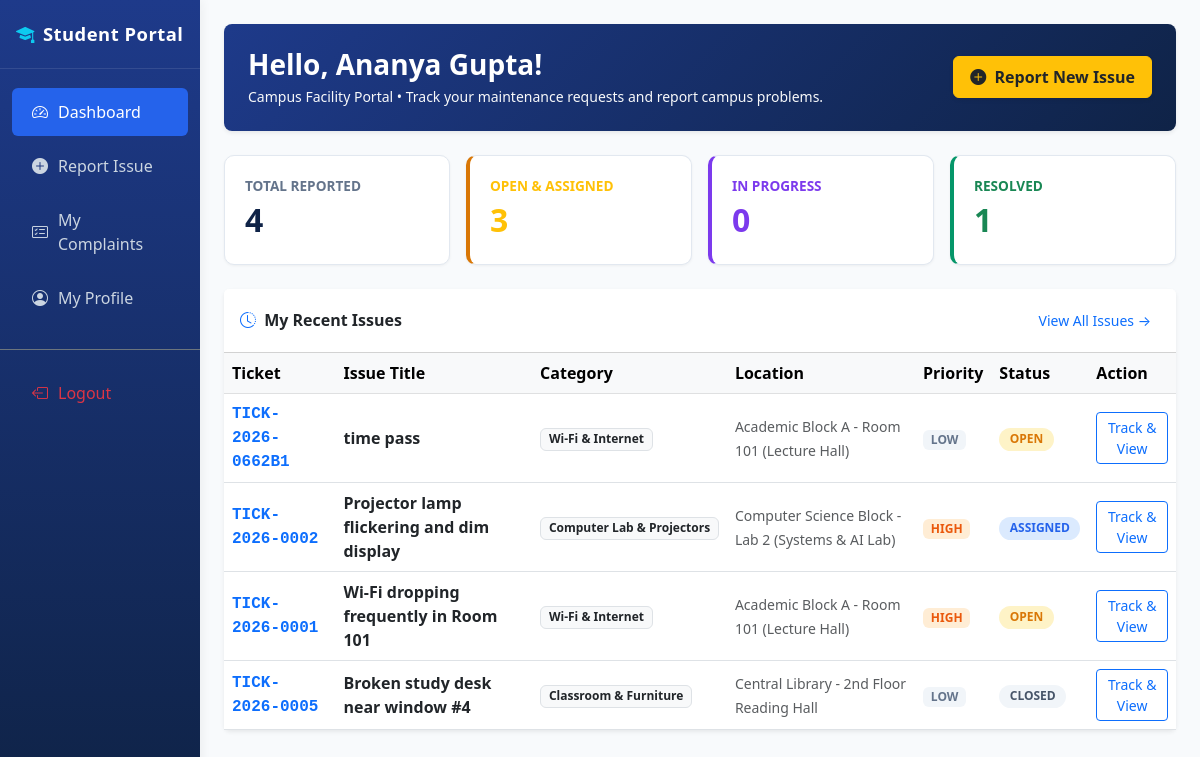
The app's page /student-portal/dashboard.php (signed in) with its own data.
### tables this page shows
CREATE TABLE `tickets` (
  `id` int(10) UNSIGNED NOT NULL,
  `ticket_code` varchar(30) NOT NULL,
  `reporter_id` int(10) UNSIGNED NOT NULL,
  `category_id` int(10) UNSIGNED NOT NULL,
  `location_id` int(10) UNSIGNED NOT NULL,
  `title` varchar(200) NOT NULL,
  `description` text NOT NULL,
  `photo_path` varchar(255) DEFAULT NULL,
  `priority` enum('LOW','MEDIUM','HIGH','CRITICAL') NOT NULL DEFAULT 'MEDIUM',
  `status` enum('OPEN','ASSIGNED','IN_PROGRESS','RESOLVED','CLOSED') NOT NULL DEFAULT 'OPEN',
  `assigned_to` int(10) UNSIGNED DEFAULT NULL,
  `created_at` timestamp NOT NULL DEFAULT current_timestamp(),
  `due_at` datetime DEFAULT NULL,
  `resolved_at` datetime DEFAULT NULL
);

CREATE TABLE `categories` (
  `id` int(10) UNSIGNED NOT NULL,
  `name` varchar(100) NOT NULL,
  `description` text DEFAULT NULL,
  `default_priority` enum('LOW','MEDIUM','HIGH','CRITICAL') NOT NULL DEFAULT 'MEDIUM',
  `created_at` timestamp NOT NULL DEFAULT current_timestamp()
);

CREATE TABLE `locations` (
  `id` int(10) UNSIGNED NOT NULL,
  `building` varchar(100) NOT NULL,
  `room` varchar(50) NOT NULL,
  `qr_code_token` varchar(64) NOT NULL,
  `created_at` timestamp NOT NULL DEFAULT current_timestamp()
);

### student-portal/dashboard.php (the view, shortened to what this page needs)
<?php
$pdo = Database::getConnection();
$studentId = (int)$_SESSION['student']['id'];
$kpiStmt = $pdo->prepare("
    SELECT
        COUNT(*) AS total,
        SUM(CASE WHEN status = 'OPEN' THEN 1 ELSE 0 END) AS count_open,
        SUM(CASE WHEN status = 'ASSIGNED' THEN 1 ELSE 0 END) AS count_assigned,
        SUM(CASE WHEN status = 'IN_PROGRESS' THEN 1 ELSE 0 END) AS count_in_progress,
        SUM(CASE WHEN status = 'RESOLVED' THEN 1 ELSE 0 END) AS count_resolved,
        SUM(CASE WHEN status = 'CLOSED' THEN 1 ELSE 0 END) AS count_closed
    FROM tickets
    WHERE reporter_id = ?
");
$kpiStmt->execute([$studentId]);
$kpi = $kpiStmt->fetch();
$recentStmt = $pdo->prepare("
    SELECT
        t.id, t.ticket_code, t.title, t.priority, t.status, t.created_at,
        c.name AS category_name,
        l.building, l.room,
        tech.name AS technician_name
    FROM tickets t
    JOIN categories c ON t.category_id = c.id
    JOIN locations l ON t.location_id = l.id
    LEFT JOIN users tech ON t.assigned_to = tech.id
    WHERE t.reporter_id = ?
    ORDER BY t.created_at DESC
    LIMIT 5
");
$recentStmt->execute([$studentId]);
$recentTickets = $recentStmt->fetchAll();
?>
<!DOCTYPE html>
<html lang="en">
<head>
    <link href="https://cdn.jsdelivr.net/npm/bootstrap@5.3.0/dist/css/bootstrap.min.css" rel="stylesheet">
    <link rel="stylesheet" href="https://cdn.jsdelivr.net/npm/bootstrap-icons@1.11.0/font/bootstrap-icons.css">
    <link rel="stylesheet" href="css/style.css">
</head>
<body>
<div class="container-fluid">
    <div class="row">
        <nav class="col-md-3 col-lg-2 d-md-block sidebar p-0">
            <div class="brand-title text-center text-md-start px-3">
                <i class="bi bi-mortarboard-fill text-info me-2"></i>Student Portal
            </div>
            <div class="pt-3">
                <ul class="nav flex-column">
                    <li class="nav-item">
                        <a class="nav-link active" href="dashboard.php">
                            <i class="bi bi-speedometer2"></i> Dashboard
                        </a>
                    </li>
                    <li class="nav-item">
                        <a class="nav-link" href="new_complaint.php">
                            <i class="bi bi-plus-circle-fill"></i> Report Issue
                        </a>
                    </li>
                    <li class="nav-item">
                        <a class="nav-link" href="my_complaints.php">
                            <i class="bi bi-card-checklist"></i> My Complaints
                        </a>
                    </li>
                    <li class="nav-item">
                        <a class="nav-link" href="profile.php">
                            <i class="bi bi-person-circle"></i> My Profile
                        </a>
                    </li>
                    <li class="nav-item mt-4 border-top border-secondary pt-3">
                        <a class="nav-link text-danger" href="logout.php">
                            <i class="bi bi-box-arrow-left"></i> Logout
                        </a>
                    </li>
                </ul>
            </div>
        </nav>
        <main class="col-md-9 ms-sm-auto col-lg-10 px-md-4 py-4">
            <div class="card border-0 shadow-sm p-4 mb-4 rounded-3 text-white" style="background: linear-gradient(135deg, #1e3a8a 0%, #0f2347 100%);">
                <div class="d-flex justify-content-between align-items-center flex-wrap gap-3">
                    <div>
                        <h2 class="h3 fw-bold mb-1">Hello, <?= htmlspecialchars($_SESSION['student']['name']) ?>!</h2>
                        <p class="mb-0 text-light small">
                            Campus Facility Portal &bull; Track your maintenance requests and report campus problems.
                        </p>
                    </div>
                    <div>
                        <a href="new_complaint.php" class="btn btn-warning fw-bold text-dark px-3 py-2 shadow-sm">
                            <i class="bi bi-plus-circle-fill me-1"></i> Report New Issue
                        </a>
                    </div>
                </div>
            </div>
            <div class="row g-3 mb-4">
                <div class="col-6 col-md-3">
                    <div class="kpi-card">
                        <div class="kpi-label">Total Reported</div>
                        <div class="kpi-num"><?= (int)$kpi['total'] ?></div>
                    </div>
                </div>
                <div class="col-6 col-md-3">
                    <div class="kpi-card border-open">
                        <div class="kpi-label text-warning">Open &amp; Assigned</div>
                        <div class="kpi-num text-warning"><?= (int)$kpi['count_open'] + (int)$kpi['count_assigned'] ?></div>
                    </div>
                </div>
                <div class="col-6 col-md-3">
                    <div class="kpi-card border-progress">
                        <div class="kpi-label text-purple" style="color: #7c3aed;">In Progress</div>
                        <div class="kpi-num" style="color: #7c3aed;"><?= (int)$kpi['count_in_progress'] ?></div>
                    </div>
                </div>
                <div class="col-6 col-md-3">
                    <div class="kpi-card border-resolved">
                        <div class="kpi-label text-success">Resolved</div>
                        <div class="kpi-num text-success"><?= (int)$kpi['count_resolved'] + (int)$kpi['count_closed'] ?></div>
                    </div>
                </div>
            </div>
            <div class="card shadow-sm border-0">
                <div class="card-header bg-white py-3 d-flex justify-content-between align-items-center">
                    <h6 class="mb-0 fw-bold"><i class="bi bi-clock-history me-1 text-primary"></i> My Recent Issues</h6>
                    <a href="my_complaints.php" class="btn btn-sm btn-link text-decoration-none">View All Issues &rarr;</a>
                </div>
                <div class="table-responsive">
                    <table class="table table-hover align-middle mb-0">
                        <thead class="table-light">
                            <tr>
                                <th>Ticket</th>
                                <th>Issue Title</th>
                                <th>Category</th>
                                <th>Location</th>
                                <th>Priority</th>
                                <th>Status</th>
                                <th>Action</th>
                            </tr>
                        </thead>
                        <tbody>
                            <?php if (empty($recentTickets)): ?>
                                <tr>
                                    <td colspan="7" class="text-center py-4 text-muted">
                                        You have not submitted any complaints yet.
                                        <a href="new_complaint.php" class="d-block mt-1">Submit your first issue now &rarr;</a>
                                    </td>
                                </tr>
                            <?php else: ?>
                                <?php foreach ($recentTickets as $t): ?>
                                    <tr>
                                        <td class="fw-bold font-monospace text-primary"><?= htmlspecialchars($t['ticket_code']) ?></td>
                                        <td class="fw-semibold"><?= htmlspecialchars($t['title']) ?></td>
                                        <td><span class="badge bg-light text-dark border"><?= htmlspecialchars($t['category_name']) ?></span></td>
                                        <td><small class="text-muted"><?= htmlspecialchars($t['building']) ?> - <?= htmlspecialchars($t['room']) ?></small></td>
                                        <td><span class="badge badge-priority-<?= $t['priority'] ?>"><?= $t['priority'] ?></span></td>
                                        <td><span class="badge badge-status badge-<?= $t['status'] ?>"><?= str_replace('_', ' ', $t['status']) ?></span></td>
                                        <td>
                                            <a href="complaint_details.php?id=<?= $t['id'] ?>" class="btn btn-sm btn-outline-primary">
                                                Track &amp; View
                                            </a>
                                        </td>
                                    </tr>
                                <?php endforeach; ?>
                            <?php endif; ?>
                        </tbody>
                    </table>
                </div>
            </div>
        </main>
    </div>
</div>
</body>
</html>

### student-portal/css/style.css (style rules this page uses)
:root { --primary-navy: #0f2347; --primary-navy-dark: #0a1832; --secondary-blue: #2563eb; --accent-blue: #3b82f6; --bg-light: #f8fafc; --card-bg: #ffffff; --text-primary: #1e293b; --text-muted: #64748b; --border-color: #e2e8f0; --status-open: #d97706; --status-open-bg: #fef3c7; --status-assigned: #2563eb; --status-assigned-bg: #dbeafe; --status-inprogress: #7c3aed; --status-inprogress-bg: #ede9fe; --status-resolved: #059669; --status-resolved-bg: #d1fae5; --status-closed: #475569; --status-closed-bg: #f1f5f9; }
body { font-family: 'Segoe UI', system-ui, -apple-system, sans-serif; background-color: var(--bg-light); color: var(--text-primary); min-height: 100vh; }
.sidebar { background: linear-gradient(180deg, #1e3a8a 0%, #0f2347 100%); min-height: 100vh; box-shadow: 2px 0 10px rgba(0, 0, 0, 0.05); }
.sidebar .brand-title { color: #ffffff; font-weight: 700; font-size: 1.15rem; letter-spacing: 0.5px; padding: 1.25rem 1rem; border-bottom: 1px solid rgba(255, 255, 255, 0.1); }
.sidebar .nav-link { color: #cbd5e1; font-weight: 500; padding: 0.75rem 1.25rem; border-radius: 6px; margin: 3px 12px; transition: all 0.2s ease-in-out; display: flex; align-items: center; gap: 10px; }
.sidebar .nav-link:hover, .sidebar .nav-link.active { color: #ffffff; background-color: rgba(255, 255, 255, 0.12); }
.sidebar .nav-link.active { background-color: var(--secondary-blue); }
.kpi-card { background: #ffffff; border: 1px solid var(--border-color); border-radius: 10px; padding: 1.25rem; box-shadow: 0 1px 3px rgba(0, 0, 0, 0.05); transition: transform 0.2s ease; }
.kpi-card .kpi-num { font-size: 2rem; font-weight: 700; color: var(--primary-navy); }
.kpi-card .kpi-label { font-size: 0.85rem; font-weight: 600; text-transform: uppercase; color: var(--text-muted); }
.kpi-card.border-open { border-left: 4px solid var(--status-open); }
.kpi-card.border-progress { border-left: 4px solid var(--status-inprogress); }
.kpi-card.border-resolved { border-left: 4px solid var(--status-resolved); }
.badge-status { padding: 0.35rem 0.65rem; font-weight: 600; font-size: 0.75rem; border-radius: 20px; display: inline-block; text-transform: uppercase; }
.badge-OPEN { background-color: var(--status-open-bg); color: var(--status-open); }
.badge-ASSIGNED { background-color: var(--status-assigned-bg); color: var(--status-assigned); }
.badge-CLOSED { background-color: var(--status-closed-bg); color: var(--status-closed); }
.badge-priority-HIGH { background-color: #ffedd5; color: #ea580c; font-weight: 600; }
.badge-priority-LOW { background-color: #f1f5f9; color: #64748b; font-weight: 600; }

### records on screen
tickets: ticket_code "TICK-2026-0662B1", title "time pass", category.name "Wi-Fi & Internet", location.building "Academic Block A", location.room "Room 101 (Lecture Hall)", priority "LOW", status "OPEN"
tickets: ticket_code "TICK-2026-0002", title "Projector lamp flickering and dim display", category.name "Computer Lab & Projectors", location.building "Computer Science Block", location.room "Lab 2 (Systems & AI Lab)", priority "HIGH", status "ASSIGNED"
tickets: ticket_code "TICK-2026-0001", title "Wi-Fi dropping frequently in Room 101", category.name "Wi-Fi & Internet", location.building "Academic Block A", location.room "Room 101 (Lecture Hall)", priority "HIGH", status "OPEN"
tickets: ticket_code "TICK-2026-0005", title "Broken study desk near window #4", category.name "Classroom & Furniture", location.building "Central Library", location.room "2nd Floor Reading Hall", priority "LOW", status "CLOSED"

### other values on screen
$_SESSION['student']['name'] "Ananya Gupta"
$kpi['total'] "4"
$kpi['count_in_progress'] "0"
